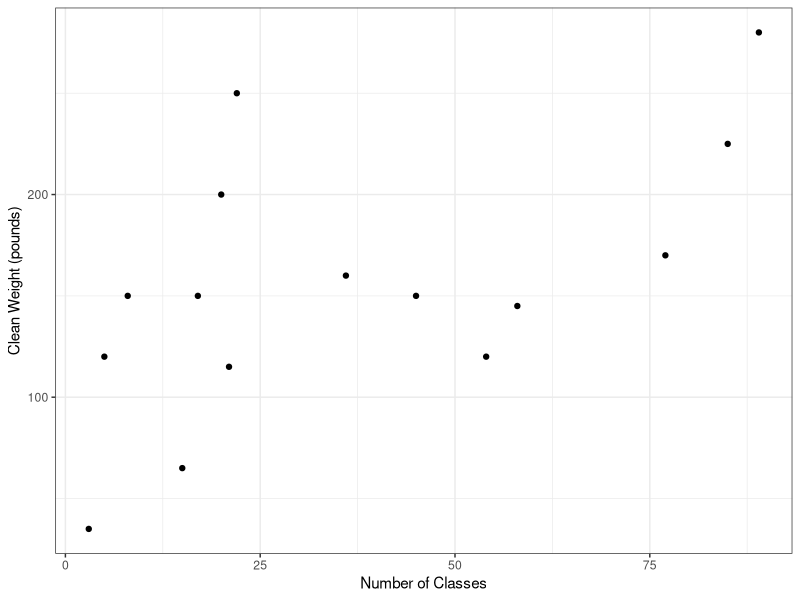
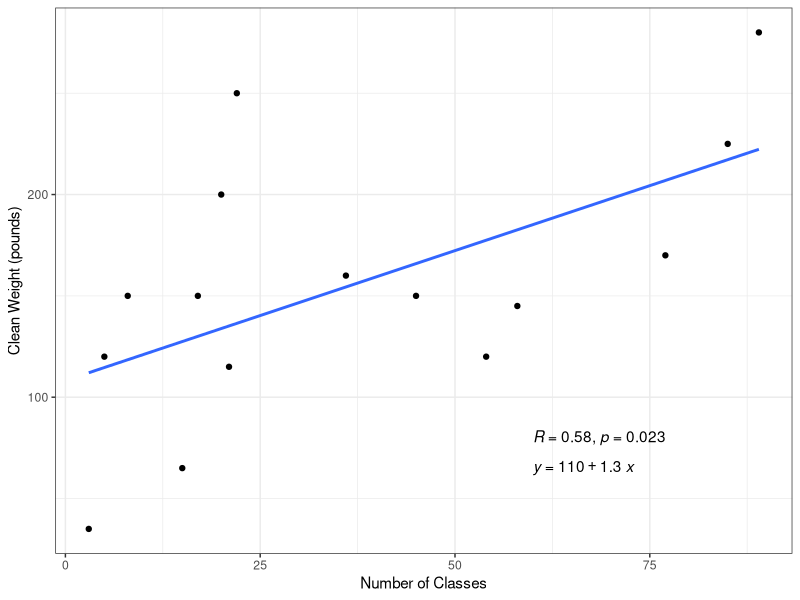
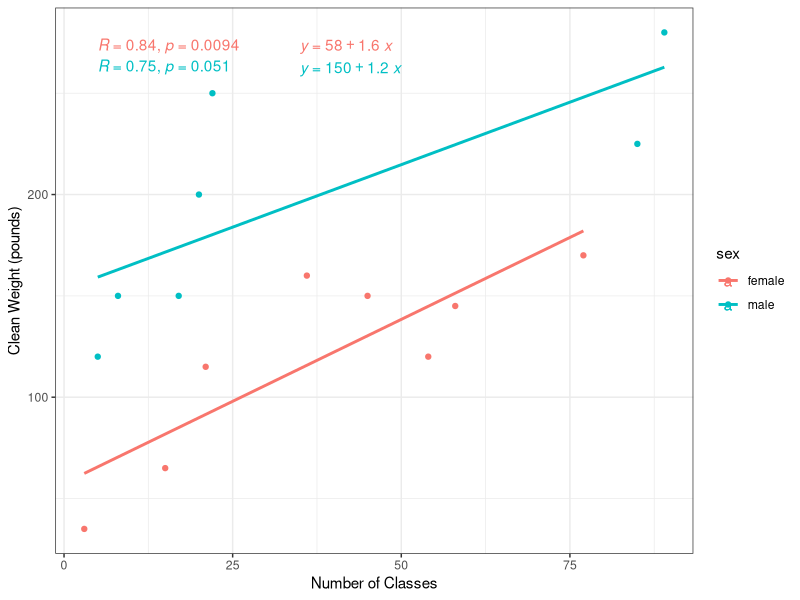
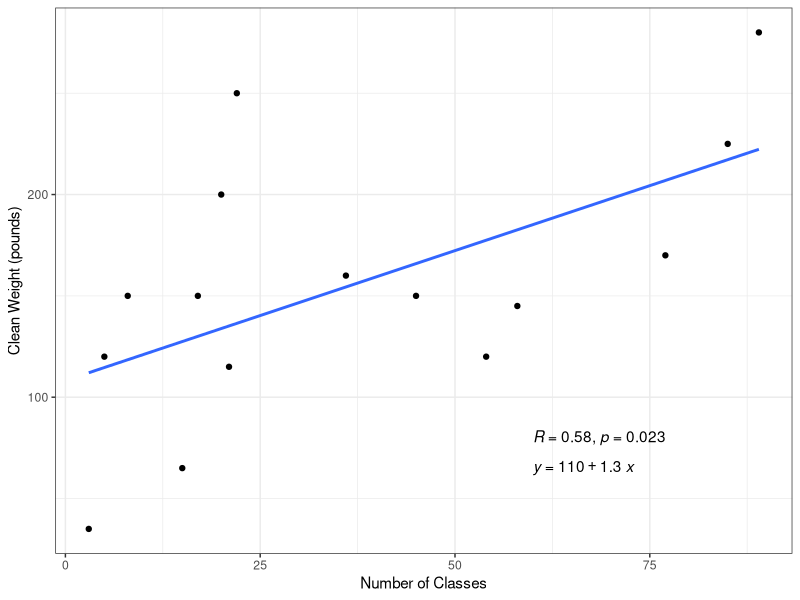
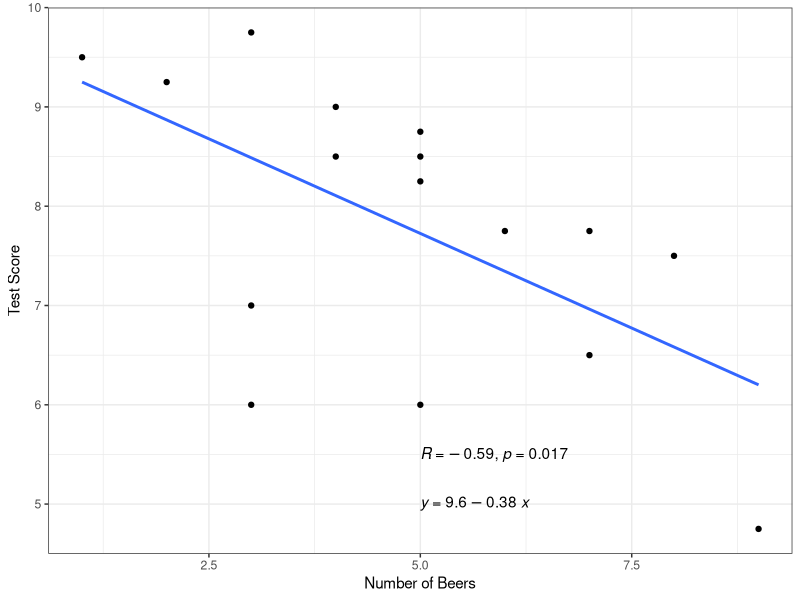

Source code (R) for these figures, in order:
## ---- chunk 1
knitr::opts_chunk$set(echo = TRUE, warning = FALSE, message = FALSE)

library(tidyverse)
library(ggpubr)

theme_set(theme_bw(base_size = 25))
## ---- chunk 2
mydat <- read_csv("data/crossfit.csv")

head(mydat)
## ---- chunk 3
ggplot(mydat, aes(x=classes, y=clean_weight)) +
  geom_point() +
  theme_bw() +
  labs(x = "Number of Classes", y = "Clean Weight (pounds)")
## ---- chunk 4
ggplot(mydat, aes(x=classes, y=clean_weight)) +
  geom_point() +
  theme_bw() +
  labs(x = "Number of Classes", y = "Clean Weight (pounds)") +
  geom_smooth(method = "lm", se = FALSE)  +
  stat_cor(label.x = 60, label.y = 80) +
  stat_regline_equation(label.x = 60, label.y = 65) 
## ---- chunk 5
ggplot(mydat, aes(x=classes, y=clean_weight, color=sex)) +
  geom_point() +
  theme_bw() +
  labs(x = "Number of Classes", y = "Clean Weight (pounds)") +
  geom_smooth(method = "lm", se = FALSE)  +
  stat_cor(aes(color = sex), label.x = 5) +
  stat_regline_equation(aes(color = sex), label.x = 35) 
## ---- chunk 6
mydat

ggplot(mydat, aes(x=classes, y=clean_weight)) +
  geom_point() +
  theme_bw() +
  labs(x = "Number of Classes", y = "Clean Weight (pounds)") +
  geom_smooth(method = "lm", se = FALSE)  +
  stat_cor(label.x = 60, label.y = 80) +
  stat_regline_equation(label.x = 60, label.y = 65) 
## ---- chunk 7
m1 <- lm(classes ~ clean_weight, data = mydat)

summary(m1)
## ---- chunk 8
data_beer <- read_csv("data/beers.csv")

data_beer

ggplot(data_beer, aes(x=beers, y=second_sober)) +
  geom_point() +
  theme_bw() +
  labs(x = "Number of Beers", y = "Test Score") +
  geom_smooth(method = "lm", se = FALSE)  +
  stat_cor(label.x = 5, label.y = 5.5) +
  stat_regline_equation(label.x = 5, label.y = 5) 
## ---- chunk 9
m_beers <- lm(beers ~ second_sober, data = data_beer)

summary(m_beers)
